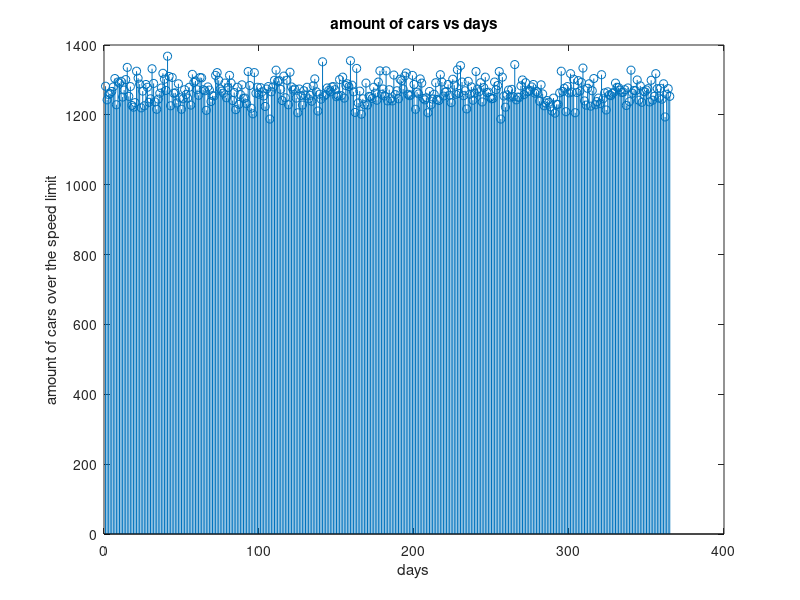

This chart was generated by the following MATLAB code:
clear all
close all


for i = 1:365
    
x = randn(8000,1)*10 + 55;
    
S(i) = 0;
    

    for k = 1:length(x)

        if x(k) > 65
            S(i) = S(i) + 1;
        end

    end
end


Savg = mean(S)


stem(S)
xlabel('days')
ylabel('amount of cars over the speed limit')
title('amount of cars vs days')

avgpercent= Savg./8000 * 100 
